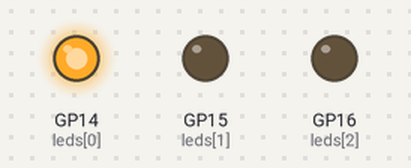
Recording of a program running on a simulated Raspberry Pi Pico running MicroPython. Shown: output pins drawn as LEDs (lit = HIGH). What the program prints to the serial console is not drawn.

Above: at 0.2 s.
At 0.7 s:
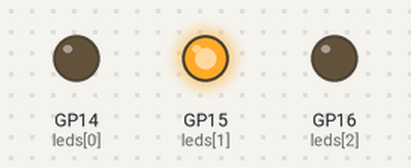
At 2.7 s:
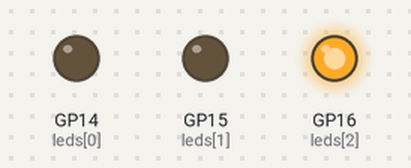
Timing chart, 0 to 3.5 s (numbered marks = the images above):
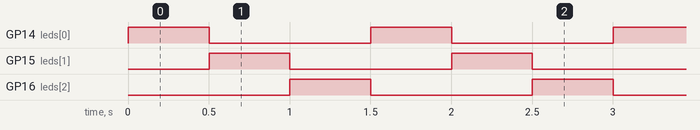

Measured:
- by itself, GP14 (leds[0]), GP15 (leds[1]), GP16 (leds[2]): alternates HIGH for 0.50 s and LOW for 1.0 s
- by itself, everything shown: repeats every 1.5 s, in 3 steps

The program:

led_blink_test.py
```python
"""
Sanity-check script: just cycle all three diagnostic LEDs, no dial logic at
all. Use this to confirm LED wiring/polarity/resistors are correct BEFORE
trying to interpret any dial/hook behavior.

Wiring:
  LED_SHUNT -> GP14 (physical pin 19) -> 330ohm resistor -> LED -> GND
  LED_PULSE -> GP15 (physical pin 20) -> 330ohm resistor -> LED -> GND
  LED_HOOK  -> GP16 (physical pin 21) -> 330ohm resistor -> LED -> GND
              (NEW this revision -- no Pico equivalent existed before)
"""

import time
from machine import Pin

LED_SHUNT_PIN = 14
LED_PULSE_PIN = 15
LED_HOOK_PIN = 16

leds = [Pin(LED_SHUNT_PIN, Pin.OUT), Pin(LED_PULSE_PIN, Pin.OUT), Pin(LED_HOOK_PIN, Pin.OUT)]

print("LED sanity check running: SHUNT/PULSE/HOOK LEDs should light one at a time.")
print("Press Ctrl-C to stop.")

i = 0
while True:
    for idx, led in enumerate(leds):
        led.value(1 if idx == i else 0)
    time.sleep_ms(500)
    i = (i + 1) % len(leds)
```
